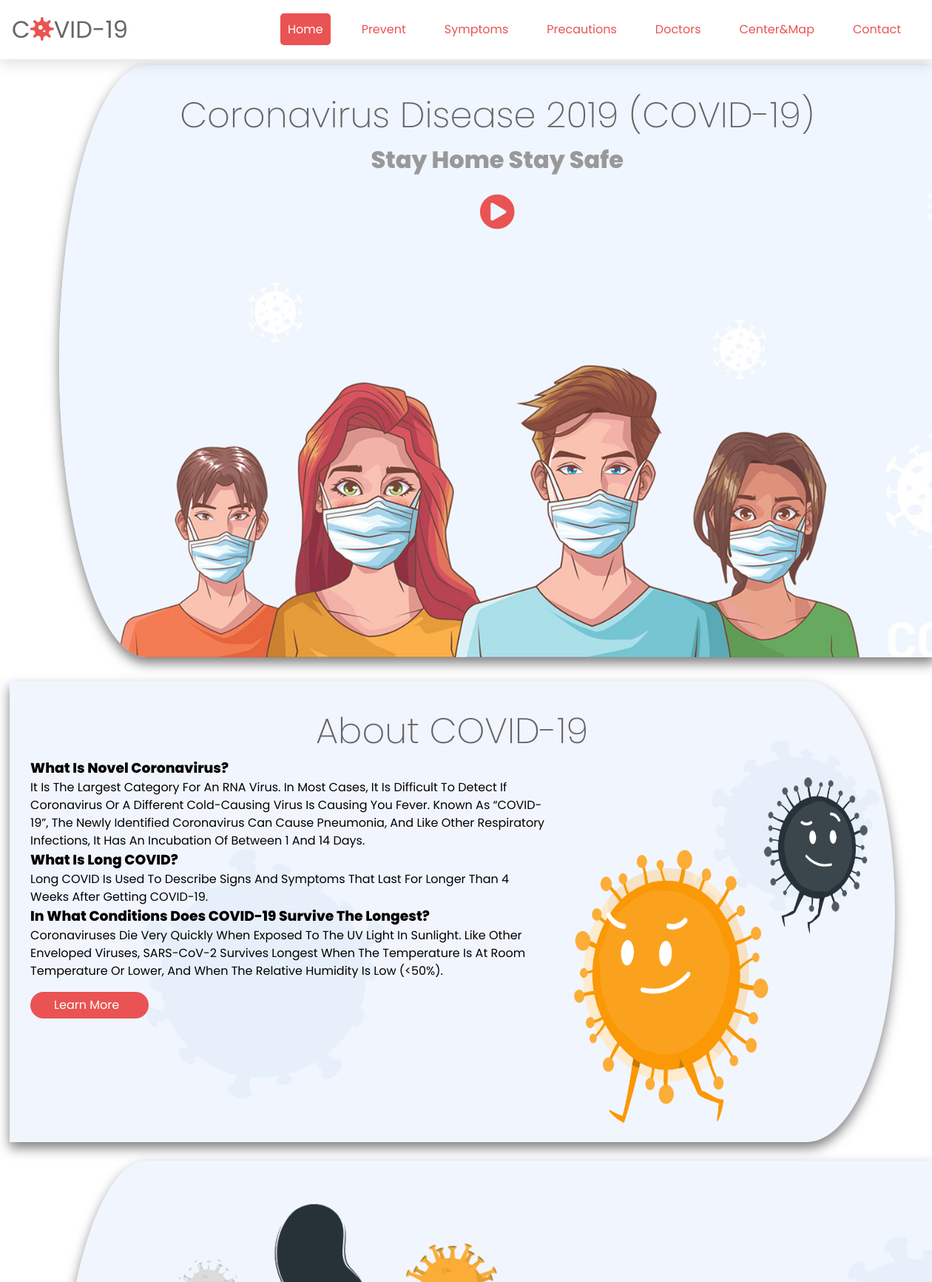
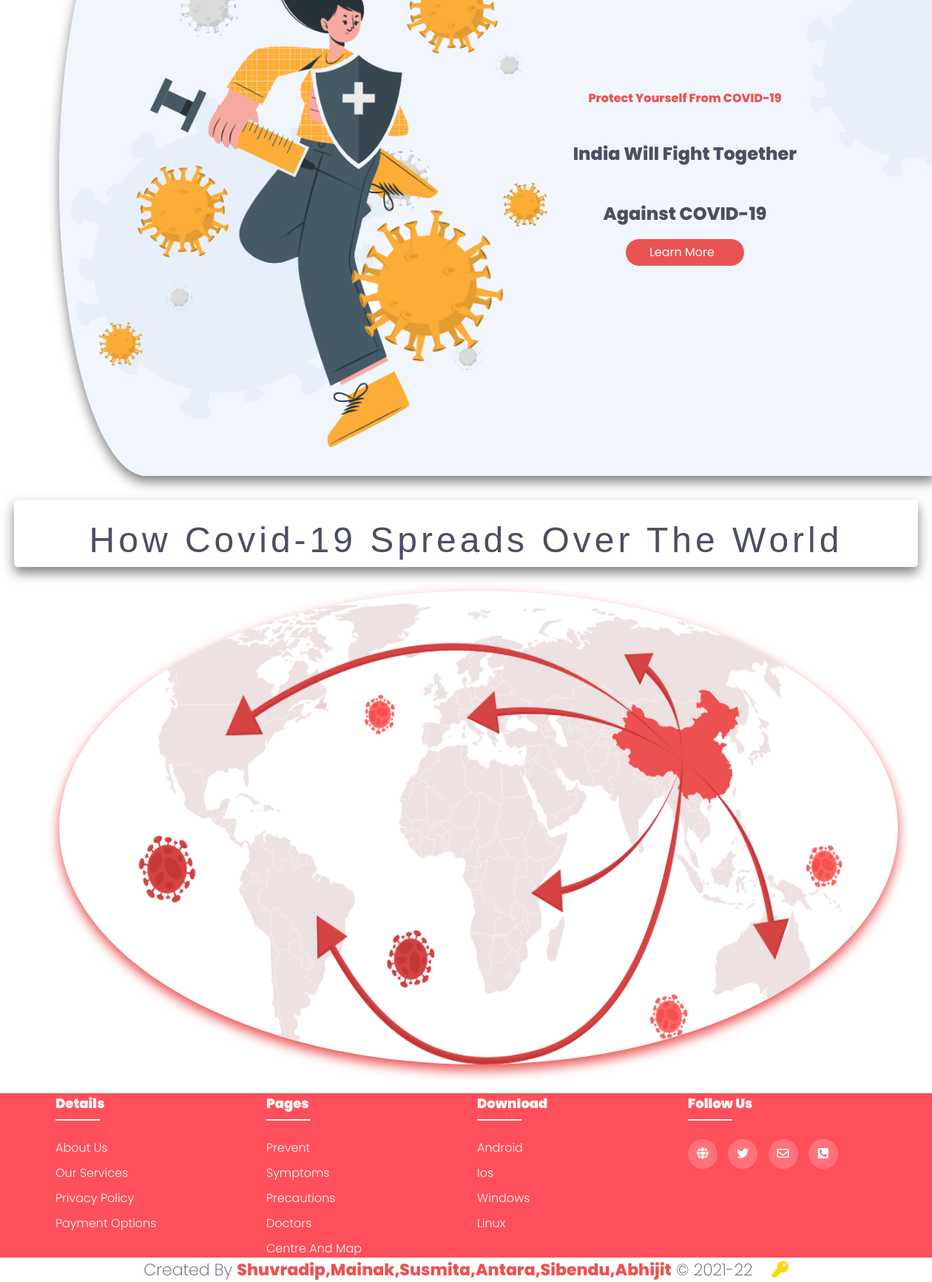
The page / on the database its author committed (2 pictures, top to bottom).
### tables this page shows
CREATE TABLE `home` (
  `id` int(10) NOT NULL,
  `title1` varchar(100) NOT NULL,
  `sub_title` varchar(100) NOT NULL,
  `img1_back` varchar(150) NOT NULL,
  `title2` varchar(100) NOT NULL,
  `img2` varchar(150) NOT NULL,
  `q1` varchar(150) NOT NULL,
  `q1a` longtext NOT NULL,
  `q2` varchar(150) NOT NULL,
  `q2a` varchar(250) NOT NULL,
  `q3` varchar(150) NOT NULL,
  `q3a` varchar(250) NOT NULL,
  `img3` varchar(150) NOT NULL,
  `link1` varchar(200) NOT NULL,
  `img4_back` varchar(250) NOT NULL,
  `img5` varchar(150) NOT NULL,
  `sub_text1` varchar(200) NOT NULL,
  `sub_text2` blob NOT NULL,
  `sub_text3` varchar(200) NOT NULL,
  `link2` varchar(200) NOT NULL,
  `title3` varchar(200) NOT NULL,
  `img6_back` varchar(250) NOT NULL
);

### index.php (the view, shortened to what this page needs)
<?php
    $page = 'home';
    include 'partials/header.php';
?>
<?php
            include 'connection_admin.php';
          $sql= mysqli_query($conn,"SELECT `title1`, `sub_title`, `img1_back`, `title2`, `img2`, `q1`, `q1a`, `q2`, `q2a`, `q3`, `q3a`, `img3`, `link1`, `img4_back`, `img5`, `sub_text1`, `sub_text2`, `sub_text3`, `link2`, `title3`, `img6_back` FROM `home` WHERE `id`=1");
            list($title1,$sub_title,$img1_back,$title2,$img2,$q1,$q1a,$q2,$q2a,$q3,$q3a,$img3,$link1,$img4_back,$img5,$sub_text1,$sub_text2,$sub_text3,$link2,$title3,$img6_back)=mysqli_fetch_row($sql);
?>
    <section class="home" id="home" style="background-image: url(<?php echo'admin/upload/' . "$img1_back";?>); isolation: isolate;">
        <div class="content">
            <h1><?php echo"$title1";?></h1>
            <h3><?php echo"$sub_title";?></h3>
            <div><a href="#" onclick="toggle_video()"><span class="fas fa-play-circle"></span></a></div>
        </div>
    </section>
    <section class="about" id="about">
        <div class="container">
            <h1><?php echo"$title2";?></h1>
            <div class="content">
                <div class="content-1">
                    <h3><?php echo"$q1";?></h3>
                    <p><?php echo"$q1a";?></p>
                   <h3><?php echo"$q2";?></h3>
                    <p><?php echo"$q2a";?></p>
                   <h3><?php echo"$q3";?></h3>
                    <p><?php echo"$q3a";?></p>
                    <a href="https://en.wikipedia.org/wiki/COVID-19_pandemic_in_India" class="btn" target="_parent"><?php echo"$link1";?></a>
                </div>
                <div class="about-img">
                    <img src="images/about.png" alt="about-pic">
                </div>
            </div>
        </div>
    </section>
    <section class="protection">
        <div class="container">
            <div class="content">
                <div class="content1">
                    <img src="images/protection.png" alt="">
                </div>
                <div class="content2">
                    <h4><?php echo"$sub_text1";?></h4>
                    <h2><?php echo"$sub_text2";?></h2>
                    <h2><?php echo"$sub_text3";?></h2>
                    <a href="#" class="btn" target="_parent"><?php echo"$link2";?></a>
                </div>
            </div>
        </div>
    </section>
    <section class="spread" id="spread">
        <h1 class="heading"><?php echo"$title3";?></h1>
        <img src="images/map.png" alt="">
    </section>
<?php
     include 'partials/footer.php';
?>

### partials/header.php (shortened to what this page needs)
<!DOCTYPE html>
<html lang="en">
<head>
    <link rel="stylesheet" href="fonts/fonts.css">
    <link href="css/video-js.css" rel="stylesheet" />
     <link rel="stylesheet" href="css/owl.carousel.min.css"/>
    <link rel="stylesheet" href="css/lightbox.min.css">
    <link rel="stylesheet" href="css/main.css">
</head>
<body>
    <header class="header">
        <a href="index.php" class="logo">C<span class="fas fa-virus"></span>VID-19</a>
        <nav class="navbar" id="navbar">
            <ul>
                <li><a href="index.php" class="<?php if($page=='home'){echo 'act_cls';}?>">Home</a></li>
                <li><a href="prevent.php" class="<?php if($page=='prevent'){echo 'act_cls';}?>">Prevent</a></li>
                <li><a href="symptoms.php" class="<?php if($page=='symptoms'){echo 'act_cls';}?>">Symptoms</a></li>
                <li><a href="precaution.php" class="<?php if($page=='precaution'){echo 'act_cls';}?>">Precautions</a></li>
                <li><a href="doctor.php" class="<?php if($page=='doctor'){echo 'act_cls';}?>">Doctors</a></li>
                <li><a href="center_map.php" class="<?php if($page=='candm'){echo 'act_cls';}?>">Center&Map</a></li>
                <li><a href="contact.php" class="<?php if($page=='contact'){echo 'act_cls';}?>">Contact</a></li>
            </ul>
        </nav>
    </header>

### partials/footer.php (shortened to what this page needs)
       <footer class="footer">
       <div class="container">
            <div class="row">
                <div class="footer-col">
                    <h4>Details</h4>
                    <ul>
                        <li><a href="/MinorProject_Demo/about.php">about us</a></li>
                        <li><a href="/MinorProject_Demo/doctor.php#our_servicer">our services</a></li>
                        <li><a href="/MinorProject_Demo/privacypolicy.php">privacy policy</a></li>
                        <li><a href="/MinorProject_Demo/comming_soon.php">payment options</a></li>
                    </ul>
                </div>
                <div class="footer-col">
                    <h4>Pages</h4>
                    <ul>
                        <li><a href="/MinorProject_Demo/prevent.php">Prevent</a></li>
                        <li><a href="/MinorProject_Demo/symptoms.php">Symptoms</a></li>
                        <li><a href="/MinorProject_Demo/precaution.php">Precautions</a></li>
                        <li><a href="/MinorProject_Demo/doctor.php">Doctors</a></li>
                        <li><a href="/MinorProject_Demo/center_map.php">Centre And Map</a></li>
                    </ul>
                </div>
                <div class="footer-col">
                    <h4>Download</h4>
                    <ul>
                        <li><a href="/MinorProject_Demo/comming_soon.php">Android</a></li>
                        <li><a href="/MinorProject_Demo/comming_soon.php">Ios</a></li>
                        <li><a href="/MinorProject_Demo/comming_soon.php">Windows</a></li>
                        <li><a href="/MinorProject_Demo/comming_soon.php">Linux</a></li>
                    </ul>
                </div>
                <div class="footer-col">
                    <h4>follow us</h4>
                    <div class="social-links">
                        <a href="https://www.aarogyasetu.gov.in/"><i class="fa fa-globe"></i></a>
                        <a href="https://twitter.com/MoHFW_INDIA"><i class="fab fa-twitter"></i></a>
                        <a href="mailto:ncov2019@gmail.com"><i class="far fa-envelope"></i></a>
                        <a type="tel" href="tel:+1075"><i class="fas fa-phone-square-alt"></i></a>
                    </div>
                </div>
            </div>
        </div>
        <div class="footer-heading">
            <h1>
                Created by <span>Shuvradip,Mainak,Susmita,Antara,Sibendu,Abhijit</span> &copy;  2021-<?=  date("y"); ?> <a href="./admin/default.php" target="_blank"><span class="fas fa-key" id="admin_key"></span></a>
            </h1>
        </div>
   </footer>
</body>
</html>

### css/all.css (style rules this page uses)
.fa,.fab,.fad,.fal,.far,.fas { -moz-osx-font-smoothing:grayscale;-webkit-font-smoothing:antialiased;display:inline-block;font-style:normal;font-variant:normal;text-rendering:auto;line-height:1 }
.fa-envelope:before { content:"\f0e0" }
.fa-globe:before { content:"\f0ac" }
.fa-key:before { content:"\f084" }
.fa-phone-square-alt:before { content:"\f87b" }
.fa-play-circle:before { content:"\f144" }
.fa-twitter:before { content:"\f099" }
.fa-virus:before { content:"\e074" }
.fab { font-family:"Font Awesome 5 Brands" }
.fab,.far { font-weight:400 }

### css/style.css (style rules this page uses)
:root { --red: rgba(255, 79, 91, 1); }
* { font-family: 'Poppins', sans-serif; margin: 0;padding: 0; box-sizing: border-box; text-decoration: none; list-style: none; text-transform: capitalize; }
.header { width: 100%; background-color: #fff; position: fixed; top: 0;left: 0; display: flex; align-items: center; justify-content: space-between; z-index: 100; padding: 16px; box-shadow: 0 8px 16px rgba(0, 0, 0, .1); }
.header .logo { font-size: 32px; color: #666; }
.header>.logo>.fa-virus { color: var(--red); animation: floating 5s linear infinite; }
.header .navbar ul { display: flex; align-items: center; justify-content: center; }
.header .navbar ul li { margin: 0 16px; }
.header .navbar ul li a { font-size: 16px; padding: 10px; color: var(--red); }
.header .navbar ul li a.act_cls { background-color: var(--red); border-radius: 5px; color: white; }
.home { background: url(../images/home-bg.jpg) no-repeat; background-size: cover; background-position: center; box-shadow: 0 8px 16px rgba(0, 0, 0, .5); margin-top: 7%; padding: 16px 160px; min-height: 100vh; width: 94%; border-top-left-radius: 10% 50%; border-bottom-left-radius: 10% 50%; box-shadow:0 8px 16px rgba(0, 0, 0, .5); margin-left: 5rem; }
.home .content { text-align: center; padding-top: 16px; }
.home .content h1 { font-size: 48px; color: #666; }
.home .content h3 { font-size: 32px; color: #999; }
.fa-play-circle { color: var(--red); padding: 6px 32px; margin-top: 16px; font-size: 48px; }
.about { background: url(../images/about-background.jpg) no-repeat; background-color: red; background-size: cover; margin-top: 2rem; border-top-right-radius: 10% 50%; border-bottom-right-radius: 10% 50%; box-shadow:0 8px 16px rgba(0, 0, 0, .5); width: 95%; margin-left: 1%; }
.about .container h1 { font-size: 48px; color: #666; text-align: center; padding-top: 2rem; }
.about .container .content { display: flex; }
.about .container .content .content-1 { display: flex; flex-direction: column; width: 80%; }
.about .container .about-img img { height: 32rem; width: 100%; }
.about .container .btn { display: inline-block; background-color: var(--red); color: #fff; width: 10rem; padding: 6px 32px; margin-top: 16px; border-radius:2rem; }
.spread h1 { margin: 32px auto; width: 97vw; text-align: center; font-size: 48px; color: #666; box-shadow: 0 8px 16px rgba(0, 0, 0, .5); border-radius: 5px; font-family:sans-serif; }
.spread img { height: 80vh; width: 90%; margin-left: 5rem; margin-bottom: 2rem; background-size: cover; box-shadow: 0 8px 16px var(--red); border-radius: 50%; animation:sample 1s infinite alternate; }
.protection { background: url(../images/about-background.jpg) no-repeat; background-size: cover; background-position: center; box-shadow: 0 8px 16px rgba(0, 0, 0, .5); margin-top: 2%; margin-bottom: 2%; min-height: 90vh; width: 94%; border-top-left-radius: 10% 50%; border-bottom-left-radius: 10% 50%; margin-left: 5rem; }
.protection .container .content { display: flex; }
.protection .container .content .content1 img { height: 100vh; }
.protection .container .content .content2 { display: flex; flex-direction: column; justify-content: center; align-items: center; }
.protection .container .content .content2 h4 { color: var(--red); }
.protection .container .content .content2 .btn { display: inline-block; background-color: var(--red); color: #fff; width: 10rem; padding: 6px 32px; margin-top: 16px; border-radius:2rem; }
.footer-heading h1 { background-color: #fff; color: #666; font-size: 22px; bottom: 0px; left: 0px; text-align: center; }
.footer-heading h1 span { color: var(--red); font-weight: bold; }
#admin_key { color: gold; margin-left: 20px; }

### css/contact.css (style rules this page uses)
* { margin: 0; padding: 0; box-sizing: border-box; font-family:sans-serif, 'Poppins'; }

### css/precaution-1.css (style rules this page uses)
* { margin: 0; padding: 0; }
.heading { text-align: center; font-size: 1.4rem; color: rgb(38, 207, 230); padding-top: 19px; font-family: "Righteous", cursive; letter-spacing: 5px; margin-top: 4%; }

### rows shown on the page
home: img1_back (picture), title1 "Coronavirus Disease 2019 (COVID-19)", sub_title "Stay Home Stay Safe", title2 "About COVID-19", q1 "What Is Novel Coronavirus?", q1a "It Is The Largest Category For An RNA Virus. In Most Cases, It Is Difficult To Detect If Coronavirus Or A Different Cold-Causing Virus Is Causing You Fever. Known As “COVID-19”, The Newly Identified Coronavirus Can Cause Pneumonia, And Like Other Respiratory Infections, It Has An Incubation Of Between 1 And 14 Days.", q2 "What Is Long COVID?", q2a "Long COVID Is Used To Describe Signs And Symptoms That Last For Longer Than 4 Weeks After Getting COVID-19.", q3 "In What Conditions Does COVID-19 Survive The Longest?", q3a "Coronaviruses Die Very Quickly When Exposed To The UV Light In Sunlight. Like Other Enveloped Viruses, SARS-CoV-2 Survives Longest When The Temperature Is At Room Temperature Or Lower, And When The Relative Humidity Is Low (<50%).", link1 "Learn More", sub_text1 "Protect Yourself From COVID-19", sub_text2 "India Will Fight Together", sub_text3 "Against COVID-19", link2 "Learn More", title3 "How Covid-19 Spreads Over The World"
